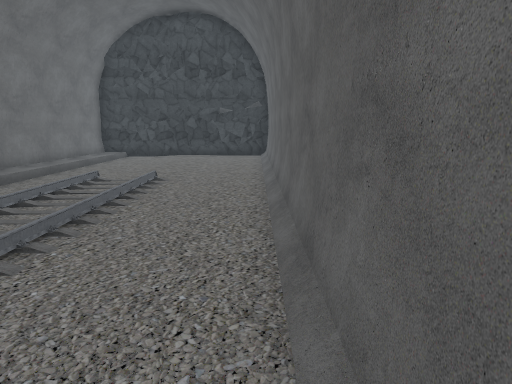
View 1 (above)

16 first-person views from a walk through a 3-D level made in the Unity game engine. The camera is 1.4 m above the floor, tilts 10° down and sees 70° across. The floor is counted in squares, 1 m on a side. Each view is taken from the middle of a square. On the plan, view 1 faces up. The plan holds only what a view shows up to about 16 squares ahead; the rest is blank. The place goes on beyond the plan. Some surface patterns are stand-ins.

View 2
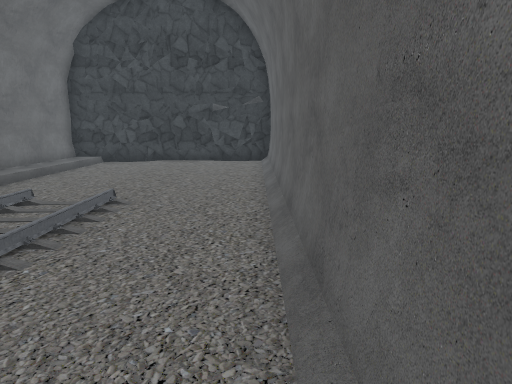

View 3
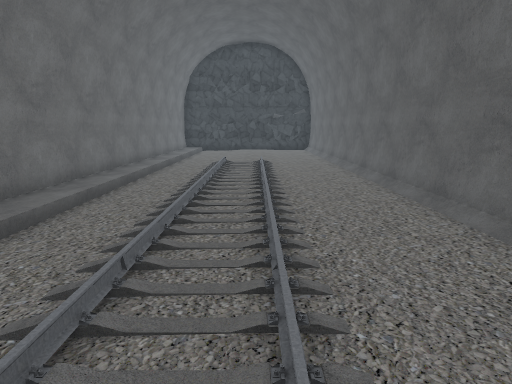

View 4
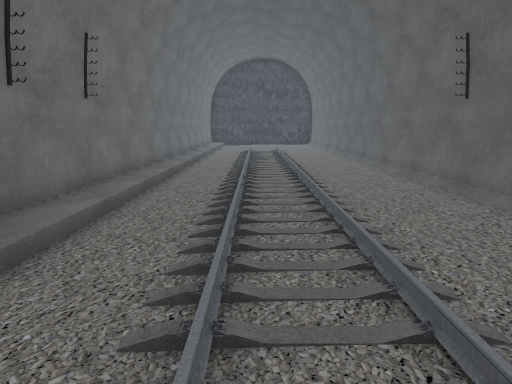

View 5
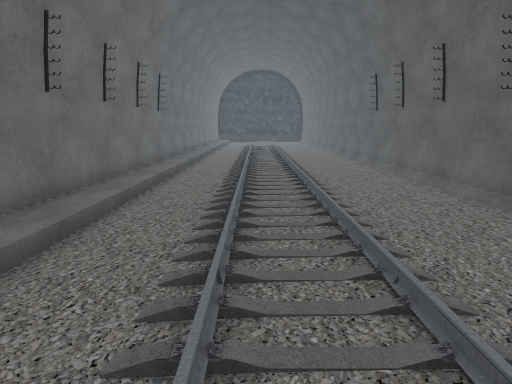

View 6
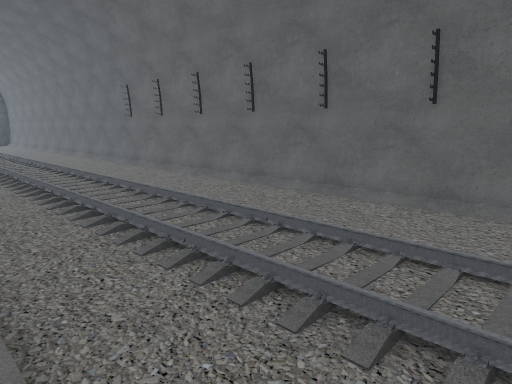

View 7
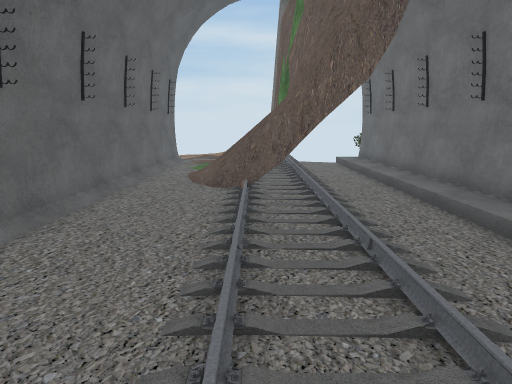

View 8
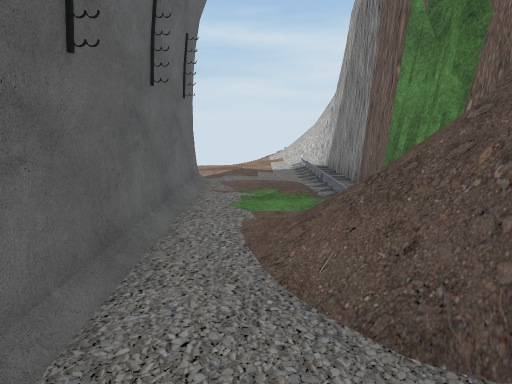

View 9
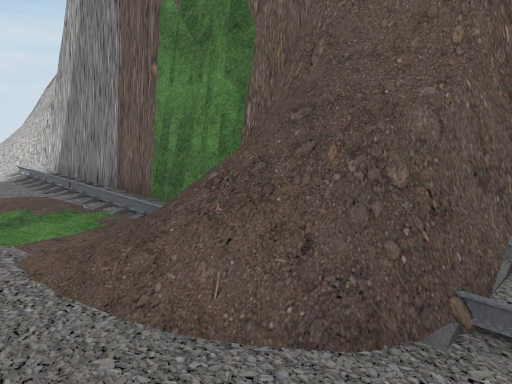

View 10
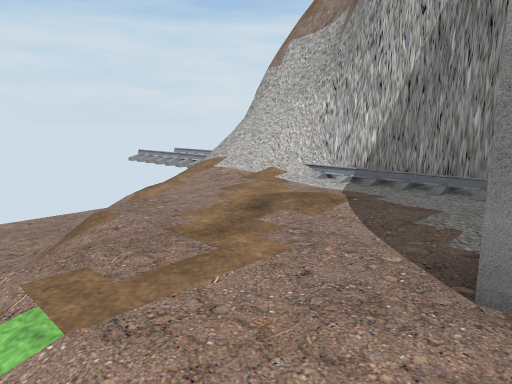

View 11
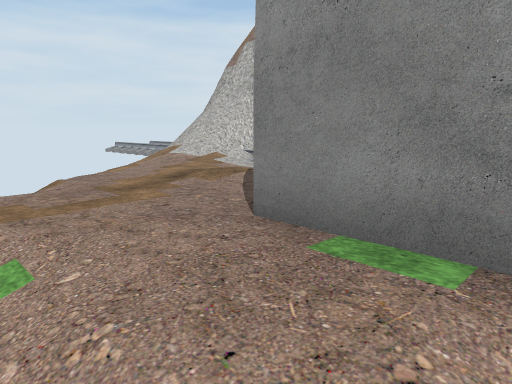

View 12
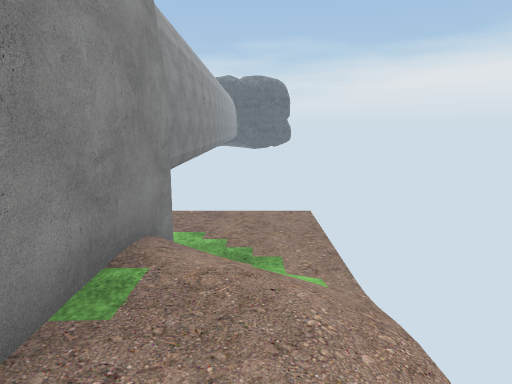

View 13
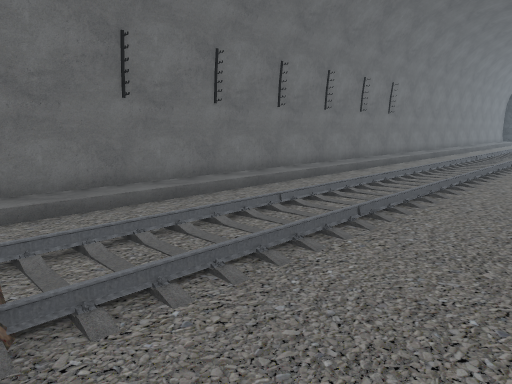

View 14
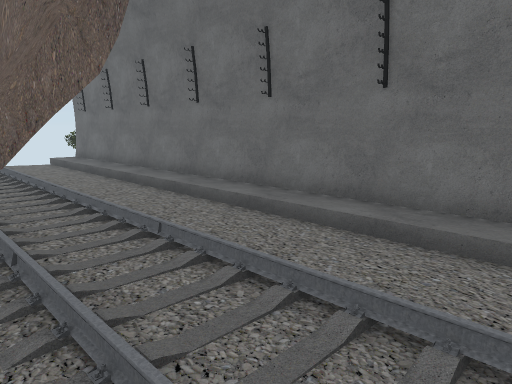

View 15
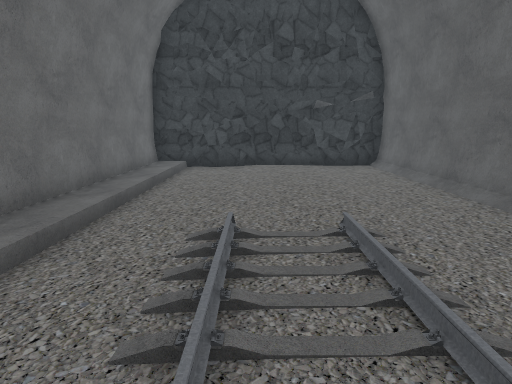

View 16
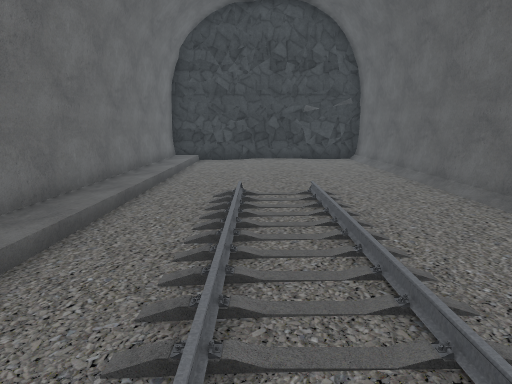

### Floor plan
Key: @ floor where view 1 was taken; # wall or solid block; . main floor; : floor 0.25 m higher than the main floor; - floor 0.75 m lower than the main floor; / step, stairs or slope; = window, fence, low wall or low ledge.
Columns run from 8 left of view 1 to 4 right of it. Each row starts with its distance up from view 1.
 19 ##########
 18 #:.......#
 17 #:.......#
 16 #:.......#
 15 #:.......#
 14 #:.......#
 13 #:.......#
 12 #:.......#
 11 #:.......#
 10 #:.../...#
  9 #:.../...#
  8 #:.../...#
  7 #:.../...#
  6 #:.../...#
  5 #:.../...#
  4 #:.../...#
  3 #:.../...#
  2 #:.../...#
  1 #:.../...#
  0 #:.../..@#
 -1 #:.../...#
 -2 #:.../...#
 -3 #:.../...#
 -4 #:.../...#
 -5 #:.../...#
 -6 #:.../...#
 -7 #:.../...#
 -8 #:.../...#
 -9 #:.../...#
-10 #:.../...#
-11 #:.../...#
-12 #:.../...#
-13 #:.../...#
-14 #:.../...#
-15 #:.../...#
-16 #:.../...#
-17 #:.../...#
-18 #:.../...#
-19 #:.../...#
-20 #:..##/..#---
-21 #:...#/..#---
-22 #:..#=//.#---
-23 #:...=//.#/--
-24 #:..#/...#//-
-25 #:..#/...#///
-26 #:..#/...#../
-27 #:..#/...#../
-28 #   #/....../
-29     #/....../
-30     #/....../
-31     #/...../
-32     #=/...//
-33     #=/////-
-34     #/////--
-35     #/////--

Where each view was taken, in squares from view 1:
view 1: 0 up, 0 right, facing up
view 2: 3 up, 0 right, facing up
view 3: 6 down, 3 left, facing up
view 4: 12 down, 4 left, facing up
view 5: 18 down, 4 left, facing up
view 6: 19 down, 7 left, facing up-right
view 7: 11 down, 3 left, facing down
view 8: 18 down, 1 left, facing down
view 9: 19 down, 0 right, facing down-left
view 10: 27 down, 4 right, facing down-left
view 11: 25 down, 4 right, facing down-left
view 12: 29 down, 3 right, facing up
view 13: 20 down, 0 right, facing up-left
view 14: 11 down, 2 left, facing down-left
view 15: 5 up, 4 left, facing up
view 16: 2 up, 4 left, facing up
